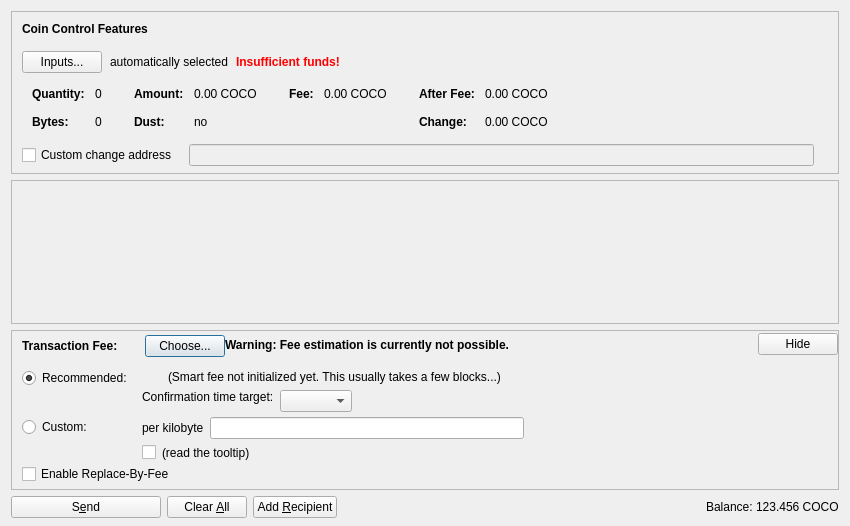
<?xml version="1.0" encoding="UTF-8"?>
<ui version="4.0">
 <class>SendCoinsDialog</class>
 <widget class="QDialog" name="SendCoinsDialog">
  <property name="geometry">
   <rect>
    <x>0</x>
    <y>0</y>
    <width>850</width>
    <height>526</height>
   </rect>
  </property>
  <property name="windowTitle">
   <string>Send Coins</string>
  </property>
  <layout class="QVBoxLayout" name="verticalLayout" stretch="0,1,0,0">
   <property name="bottomMargin">
    <number>8</number>
   </property>
   <item>
    <widget class="QFrame" name="frameCoinControl">
     <property name="sizePolicy">
      <sizepolicy hsizetype="Expanding" vsizetype="Expanding">
       <horstretch>0</horstretch>
       <verstretch>0</verstretch>
      </sizepolicy>
     </property>
     <property name="maximumSize">
      <size>
       <width>16777215</width>
       <height>16777215</height>
      </size>
     </property>
     <property name="frameShape">
      <enum>QFrame::StyledPanel</enum>
     </property>
     <property name="frameShadow">
      <enum>QFrame::Sunken</enum>
     </property>
     <layout class="QVBoxLayout" name="verticalLayoutCoinControl2">
      <property name="spacing">
       <number>0</number>
      </property>
      <property name="leftMargin">
       <number>0</number>
      </property>
      <property name="topMargin">
       <number>0</number>
      </property>
      <property name="rightMargin">
       <number>0</number>
      </property>
      <property name="bottomMargin">
       <number>6</number>
      </property>
      <item>
       <layout class="QVBoxLayout" name="verticalLayoutCoinControl" stretch="0,0,0,0,1">
        <property name="spacing">
         <number>0</number>
        </property>
        <property name="leftMargin">
         <number>10</number>
        </property>
        <property name="topMargin">
         <number>10</number>
        </property>
        <item>
         <layout class="QHBoxLayout" name="horizontalLayoutCoinControl1">
          <property name="bottomMargin">
           <number>15</number>
          </property>
          <item>
           <widget class="QLabel" name="labelCoinControlFeatures">
            <property name="sizePolicy">
             <sizepolicy hsizetype="Preferred" vsizetype="Maximum">
              <horstretch>0</horstretch>
              <verstretch>0</verstretch>
             </sizepolicy>
            </property>
            <property name="font">
             <font>
              <weight>75</weight>
              <bold>true</bold>
             </font>
            </property>
            <property name="styleSheet">
             <string notr="true">font-weight:bold;</string>
            </property>
            <property name="text">
             <string>Coin Control Features</string>
            </property>
           </widget>
          </item>
         </layout>
        </item>
        <item>
         <layout class="QHBoxLayout" name="horizontalLayoutCoinControl2" stretch="0,0,0,0">
          <property name="spacing">
           <number>8</number>
          </property>
          <property name="bottomMargin">
           <number>10</number>
          </property>
          <item>
           <widget class="QPushButton" name="pushButtonCoinControl">
            <property name="styleSheet">
             <string notr="true"/>
            </property>
            <property name="text">
             <string>Inputs...</string>
            </property>
            <property name="autoDefault">
             <bool>false</bool>
            </property>
           </widget>
          </item>
          <item>
           <widget class="QLabel" name="labelCoinControlAutomaticallySelected">
            <property name="text">
             <string>automatically selected</string>
            </property>
            <property name="margin">
             <number>5</number>
            </property>
           </widget>
          </item>
          <item>
           <widget class="QLabel" name="labelCoinControlInsuffFunds">
            <property name="font">
             <font>
              <weight>75</weight>
              <bold>true</bold>
             </font>
            </property>
            <property name="styleSheet">
             <string notr="true">color:red;font-weight:bold;</string>
            </property>
            <property name="text">
             <string>Insufficient funds!</string>
            </property>
            <property name="margin">
             <number>5</number>
            </property>
           </widget>
          </item>
          <item>
           <spacer name="horizontalSpacerCoinControl">
            <property name="orientation">
             <enum>Qt::Horizontal</enum>
            </property>
            <property name="sizeHint" stdset="0">
             <size>
              <width>40</width>
              <height>1</height>
             </size>
            </property>
           </spacer>
          </item>
         </layout>
        </item>
        <item>
         <widget class="QWidget" name="widgetCoinControl" native="true">
          <property name="sizePolicy">
           <sizepolicy hsizetype="Preferred" vsizetype="Preferred">
            <horstretch>0</horstretch>
            <verstretch>0</verstretch>
           </sizepolicy>
          </property>
          <property name="minimumSize">
           <size>
            <width>0</width>
            <height>0</height>
           </size>
          </property>
          <property name="styleSheet">
           <string notr="true"/>
          </property>
          <layout class="QHBoxLayout" name="horizontalLayoutCoinControl5">
           <property name="leftMargin">
            <number>0</number>
           </property>
           <property name="topMargin">
            <number>0</number>
           </property>
           <property name="rightMargin">
            <number>0</number>
           </property>
           <property name="bottomMargin">
            <number>0</number>
           </property>
           <item>
            <layout class="QHBoxLayout" name="horizontalLayoutCoinControl3" stretch="0,0,0,1">
             <property name="spacing">
              <number>20</number>
             </property>
             <property name="topMargin">
              <number>0</number>
             </property>
             <property name="bottomMargin">
              <number>10</number>
             </property>
             <item>
              <layout class="QFormLayout" name="formLayoutCoinControl1">
               <property name="horizontalSpacing">
                <number>10</number>
               </property>
               <property name="verticalSpacing">
                <number>14</number>
               </property>
               <property name="leftMargin">
                <number>10</number>
               </property>
               <property name="topMargin">
                <number>4</number>
               </property>
               <property name="rightMargin">
                <number>6</number>
               </property>
               <item row="0" column="0">
                <widget class="QLabel" name="labelCoinControlQuantityText">
                 <property name="font">
                  <font>
                   <weight>75</weight>
                   <bold>true</bold>
                  </font>
                 </property>
                 <property name="text">
                  <string>Quantity:</string>
                 </property>
                 <property name="margin">
                  <number>0</number>
                 </property>
                </widget>
               </item>
               <item row="0" column="1">
                <widget class="QLabel" name="labelCoinControlQuantity">
                 <property name="cursor">
                  <cursorShape>IBeamCursor</cursorShape>
                 </property>
                 <property name="contextMenuPolicy">
                  <enum>Qt::ActionsContextMenu</enum>
                 </property>
                 <property name="text">
                  <string notr="true">0</string>
                 </property>
                 <property name="margin">
                  <number>0</number>
                 </property>
                 <property name="textInteractionFlags">
                  <set>Qt::LinksAccessibleByMouse|Qt::TextSelectableByKeyboard|Qt::TextSelectableByMouse</set>
                 </property>
                </widget>
               </item>
               <item row="1" column="0">
                <widget class="QLabel" name="labelCoinControlBytesText">
                 <property name="font">
                  <font>
                   <weight>75</weight>
                   <bold>true</bold>
                  </font>
                 </property>
                 <property name="text">
                  <string>Bytes:</string>
                 </property>
                </widget>
               </item>
               <item row="1" column="1">
                <widget class="QLabel" name="labelCoinControlBytes">
                 <property name="cursor">
                  <cursorShape>IBeamCursor</cursorShape>
                 </property>
                 <property name="contextMenuPolicy">
                  <enum>Qt::ActionsContextMenu</enum>
                 </property>
                 <property name="text">
                  <string notr="true">0</string>
                 </property>
                 <property name="textInteractionFlags">
                  <set>Qt::LinksAccessibleByMouse|Qt::TextSelectableByKeyboard|Qt::TextSelectableByMouse</set>
                 </property>
                </widget>
               </item>
              </layout>
             </item>
             <item>
              <layout class="QFormLayout" name="formLayoutCoinControl2">
               <property name="horizontalSpacing">
                <number>10</number>
               </property>
               <property name="verticalSpacing">
                <number>14</number>
               </property>
               <property name="leftMargin">
                <number>6</number>
               </property>
               <property name="topMargin">
                <number>4</number>
               </property>
               <property name="rightMargin">
                <number>6</number>
               </property>
               <item row="0" column="0">
                <widget class="QLabel" name="labelCoinControlAmountText">
                 <property name="font">
                  <font>
                   <weight>75</weight>
                   <bold>true</bold>
                  </font>
                 </property>
                 <property name="text">
                  <string>Amount:</string>
                 </property>
                 <property name="margin">
                  <number>0</number>
                 </property>
                </widget>
               </item>
               <item row="0" column="1">
                <widget class="QLabel" name="labelCoinControlAmount">
                 <property name="cursor">
                  <cursorShape>IBeamCursor</cursorShape>
                 </property>
                 <property name="contextMenuPolicy">
                  <enum>Qt::ActionsContextMenu</enum>
                 </property>
                 <property name="text">
                  <string notr="true">0.00 COCO</string>
                 </property>
                 <property name="textInteractionFlags">
                  <set>Qt::LinksAccessibleByMouse|Qt::TextSelectableByKeyboard|Qt::TextSelectableByMouse</set>
                 </property>
                </widget>
               </item>
               <item row="1" column="0">
                <widget class="QLabel" name="labelCoinControlLowOutputText">
                 <property name="font">
                  <font>
                   <weight>75</weight>
                   <bold>true</bold>
                  </font>
                 </property>
                 <property name="text">
                  <string>Dust:</string>
                 </property>
                </widget>
               </item>
               <item row="1" column="1">
                <widget class="QLabel" name="labelCoinControlLowOutput">
                 <property name="cursor">
                  <cursorShape>IBeamCursor</cursorShape>
                 </property>
                 <property name="contextMenuPolicy">
                  <enum>Qt::ActionsContextMenu</enum>
                 </property>
                 <property name="text">
                  <string notr="true">no</string>
                 </property>
                 <property name="textInteractionFlags">
                  <set>Qt::LinksAccessibleByMouse|Qt::TextSelectableByKeyboard|Qt::TextSelectableByMouse</set>
                 </property>
                </widget>
               </item>
              </layout>
             </item>
             <item>
              <layout class="QFormLayout" name="formLayoutCoinControl3">
               <property name="horizontalSpacing">
                <number>10</number>
               </property>
               <property name="verticalSpacing">
                <number>14</number>
               </property>
               <property name="leftMargin">
                <number>6</number>
               </property>
               <property name="topMargin">
                <number>4</number>
               </property>
               <property name="rightMargin">
                <number>6</number>
               </property>
               <item row="0" column="0">
                <widget class="QLabel" name="labelCoinControlFeeText">
                 <property name="font">
                  <font>
                   <weight>75</weight>
                   <bold>true</bold>
                  </font>
                 </property>
                 <property name="text">
                  <string>Fee:</string>
                 </property>
                 <property name="margin">
                  <number>0</number>
                 </property>
                </widget>
               </item>
               <item row="0" column="1">
                <widget class="QLabel" name="labelCoinControlFee">
                 <property name="cursor">
                  <cursorShape>IBeamCursor</cursorShape>
                 </property>
                 <property name="contextMenuPolicy">
                  <enum>Qt::ActionsContextMenu</enum>
                 </property>
                 <property name="text">
                  <string notr="true">0.00 COCO</string>
                 </property>
                 <property name="textInteractionFlags">
                  <set>Qt::LinksAccessibleByMouse|Qt::TextSelectableByKeyboard|Qt::TextSelectableByMouse</set>
                 </property>
                </widget>
               </item>
              </layout>
             </item>
             <item>
              <layout class="QFormLayout" name="formLayoutCoinControl4">
               <property name="horizontalSpacing">
                <number>10</number>
               </property>
               <property name="verticalSpacing">
                <number>14</number>
               </property>
               <property name="leftMargin">
                <number>6</number>
               </property>
               <property name="topMargin">
                <number>4</number>
               </property>
               <property name="rightMargin">
                <number>6</number>
               </property>
               <item row="0" column="0">
                <widget class="QLabel" name="labelCoinControlAfterFeeText">
                 <property name="font">
                  <font>
                   <weight>75</weight>
                   <bold>true</bold>
                  </font>
                 </property>
                 <property name="text">
                  <string>After Fee:</string>
                 </property>
                 <property name="margin">
                  <number>0</number>
                 </property>
                </widget>
               </item>
               <item row="0" column="1">
                <widget class="QLabel" name="labelCoinControlAfterFee">
                 <property name="cursor">
                  <cursorShape>IBeamCursor</cursorShape>
                 </property>
                 <property name="contextMenuPolicy">
                  <enum>Qt::ActionsContextMenu</enum>
                 </property>
                 <property name="text">
                  <string notr="true">0.00 COCO</string>
                 </property>
                 <property name="textInteractionFlags">
                  <set>Qt::LinksAccessibleByMouse|Qt::TextSelectableByKeyboard|Qt::TextSelectableByMouse</set>
                 </property>
                </widget>
               </item>
               <item row="1" column="0">
                <widget class="QLabel" name="labelCoinControlChangeText">
                 <property name="font">
                  <font>
                   <weight>75</weight>
                   <bold>true</bold>
                  </font>
                 </property>
                 <property name="text">
                  <string>Change:</string>
                 </property>
                </widget>
               </item>
               <item row="1" column="1">
                <widget class="QLabel" name="labelCoinControlChange">
                 <property name="cursor">
                  <cursorShape>IBeamCursor</cursorShape>
                 </property>
                 <property name="contextMenuPolicy">
                  <enum>Qt::ActionsContextMenu</enum>
                 </property>
                 <property name="text">
                  <string notr="true">0.00 COCO</string>
                 </property>
                 <property name="textInteractionFlags">
                  <set>Qt::LinksAccessibleByMouse|Qt::TextSelectableByKeyboard|Qt::TextSelectableByMouse</set>
                 </property>
                </widget>
               </item>
              </layout>
             </item>
            </layout>
           </item>
          </layout>
         </widget>
        </item>
        <item>
         <layout class="QHBoxLayout" name="horizontalLayoutCoinControl4" stretch="0,0,0">
          <property name="spacing">
           <number>12</number>
          </property>
          <property name="sizeConstraint">
           <enum>QLayout::SetDefaultConstraint</enum>
          </property>
          <property name="topMargin">
           <number>5</number>
          </property>
          <property name="rightMargin">
           <number>5</number>
          </property>
          <item>
           <widget class="QCheckBox" name="checkBoxCoinControlChange">
            <property name="toolTip">
             <string>If this is activated, but the change address is empty or invalid, change will be sent to a newly generated address.</string>
            </property>
            <property name="text">
             <string>Custom change address</string>
            </property>
           </widget>
          </item>
          <item>
           <widget class="QValidatedLineEdit" name="lineEditCoinControlChange">
            <property name="enabled">
             <bool>false</bool>
            </property>
            <property name="sizePolicy">
             <sizepolicy hsizetype="Expanding" vsizetype="Fixed">
              <horstretch>0</horstretch>
              <verstretch>0</verstretch>
             </sizepolicy>
            </property>
           </widget>
          </item>
          <item>
           <widget class="QLabel" name="labelCoinControlChangeLabel">
            <property name="sizePolicy">
             <sizepolicy hsizetype="Preferred" vsizetype="Expanding">
              <horstretch>0</horstretch>
              <verstretch>0</verstretch>
             </sizepolicy>
            </property>
            <property name="minimumSize">
             <size>
              <width>0</width>
              <height>0</height>
             </size>
            </property>
            <property name="text">
             <string/>
            </property>
            <property name="margin">
             <number>3</number>
            </property>
           </widget>
          </item>
         </layout>
        </item>
        <item>
         <spacer name="verticalSpacerCoinControl">
          <property name="orientation">
           <enum>Qt::Vertical</enum>
          </property>
          <property name="sizeHint" stdset="0">
           <size>
            <width>800</width>
            <height>1</height>
           </size>
          </property>
         </spacer>
        </item>
       </layout>
      </item>
     </layout>
    </widget>
   </item>
   <item>
    <widget class="QScrollArea" name="scrollArea">
     <property name="widgetResizable">
      <bool>true</bool>
     </property>
     <widget class="QWidget" name="scrollAreaWidgetContents">
      <property name="geometry">
       <rect>
        <x>0</x>
        <y>0</y>
        <width>830</width>
        <height>104</height>
       </rect>
      </property>
      <layout class="QVBoxLayout" name="verticalLayout_2" stretch="0,1">
       <property name="leftMargin">
        <number>0</number>
       </property>
       <property name="topMargin">
        <number>0</number>
       </property>
       <property name="rightMargin">
        <number>0</number>
       </property>
       <property name="bottomMargin">
        <number>0</number>
       </property>
       <item>
        <layout class="QVBoxLayout" name="entries">
         <property name="spacing">
          <number>6</number>
         </property>
        </layout>
       </item>
       <item>
        <spacer name="verticalSpacer">
         <property name="orientation">
          <enum>Qt::Vertical</enum>
         </property>
         <property name="sizeHint" stdset="0">
          <size>
           <width>20</width>
           <height>40</height>
          </size>
         </property>
        </spacer>
       </item>
      </layout>
     </widget>
    </widget>
   </item>
   <item>
    <widget class="QFrame" name="frameFee">
     <property name="sizePolicy">
      <sizepolicy hsizetype="Expanding" vsizetype="Expanding">
       <horstretch>0</horstretch>
       <verstretch>0</verstretch>
      </sizepolicy>
     </property>
     <property name="maximumSize">
      <size>
       <width>16777215</width>
       <height>16777215</height>
      </size>
     </property>
     <property name="frameShape">
      <enum>QFrame::StyledPanel</enum>
     </property>
     <property name="frameShadow">
      <enum>QFrame::Sunken</enum>
     </property>
     <layout class="QVBoxLayout" name="verticalLayoutFee1">
      <property name="spacing">
       <number>0</number>
      </property>
      <property name="leftMargin">
       <number>0</number>
      </property>
      <property name="topMargin">
       <number>0</number>
      </property>
      <property name="rightMargin">
       <number>0</number>
      </property>
      <property name="bottomMargin">
       <number>0</number>
      </property>
      <item>
       <layout class="QVBoxLayout" name="verticalLayoutFee2" stretch="0,0,0">
        <property name="spacing">
         <number>0</number>
        </property>
        <property name="leftMargin">
         <number>10</number>
        </property>
        <property name="topMargin">
         <number>0</number>
        </property>
        <item>
         <layout class="QHBoxLayout" name="horizontalLayoutFee1">
          <property name="bottomMargin">
           <number>0</number>
          </property>
          <item>
           <layout class="QVBoxLayout" name="verticalLayoutFee7">
            <property name="spacing">
             <number>0</number>
            </property>
            <item>
             <spacer name="verticalSpacerSmartFee">
              <property name="orientation">
               <enum>Qt::Vertical</enum>
              </property>
              <property name="sizeType">
               <enum>QSizePolicy::Fixed</enum>
              </property>
              <property name="sizeHint" stdset="0">
               <size>
                <width>1</width>
                <height>4</height>
               </size>
              </property>
             </spacer>
            </item>
            <item>
             <layout class="QHBoxLayout" name="horizontalLayoutSmartFee">
              <property name="spacing">
               <number>10</number>
              </property>
              <item>
               <widget class="QLabel" name="labelFeeHeadline">
                <property name="sizePolicy">
                 <sizepolicy hsizetype="Preferred" vsizetype="Maximum">
                  <horstretch>0</horstretch>
                  <verstretch>0</verstretch>
                 </sizepolicy>
                </property>
                <property name="font">
                 <font>
                  <weight>75</weight>
                  <bold>true</bold>
                 </font>
                </property>
                <property name="styleSheet">
                 <string notr="true">font-weight:bold;</string>
                </property>
                <property name="text">
                 <string>Transaction Fee:</string>
                </property>
               </widget>
              </item>
              <item>
               <widget class="QLabel" name="labelFeeMinimized">
                <property name="text">
                 <string/>
                </property>
               </widget>
              </item>
              <item>
               <widget class="QPushButton" name="buttonChooseFee">
                <property name="text">
                 <string>Choose...</string>
                </property>
               </widget>
              </item>
             </layout>
            </item>
            <item>
             <spacer name="verticalSpacer_5">
              <property name="orientation">
               <enum>Qt::Vertical</enum>
              </property>
              <property name="sizeHint" stdset="0">
               <size>
                <width>1</width>
                <height>1</height>
               </size>
              </property>
             </spacer>
            </item>
           </layout>
          </item>
          <item>
           <widget class="QLabel" name="fallbackFeeWarningLabel">
            <property name="toolTip">
             <string>Using the fallbackfee can result in sending a transaction that will take several hours or days (or never) to confirm. Consider choosing your fee manually or wait until you have validated the complete chain.</string>
            </property>
            <property name="font">
            <font>
                <weight>75</weight>
                <bold>true</bold>
            </font>
            </property>
            <property name="text">
             <string>Warning: Fee estimation is currently not possible.</string>
            </property>
            <property name="wordWrap">
             <bool>false</bool>
            </property>
           </widget>
          </item>
          <item>
           <spacer name="horizontalSpacer_4">
            <property name="orientation">
             <enum>Qt::Horizontal</enum>
            </property>
            <property name="sizeType">
             <enum>QSizePolicy::MinimumExpanding</enum>
            </property>
            <property name="sizeHint" stdset="0">
             <size>
              <width>40</width>
              <height>20</height>
             </size>
            </property>
           </spacer>
          </item>
          <item>
           <widget class="QPushButton" name="buttonMinimizeFee">
            <property name="toolTip">
             <string>collapse fee-settings</string>
            </property>
            <property name="text">
             <string>Hide</string>
            </property>
           </widget>
          </item>
         </layout>
        </item>
        <item>
         <widget class="QFrame" name="frameFeeSelection">
          <layout class="QVBoxLayout" name="verticalLayoutFee12">
           <property name="spacing">
            <number>0</number>
           </property>
           <property name="leftMargin">
            <number>0</number>
           </property>
           <property name="topMargin">
            <number>0</number>
           </property>
           <property name="rightMargin">
            <number>0</number>
           </property>
           <property name="bottomMargin">
            <number>0</number>
           </property>
           <item>
            <layout class="QGridLayout" name="gridLayoutFee">
             <property name="topMargin">
              <number>10</number>
             </property>
             <property name="bottomMargin">
              <number>4</number>
             </property>
             <property name="horizontalSpacing">
              <number>10</number>
             </property>
             <property name="verticalSpacing">
              <number>4</number>
             </property>
             <item row="1" column="1">
              <layout class="QVBoxLayout" name="verticalLayoutFee8">
               <property name="spacing">
                <number>6</number>
               </property>
               <item>
                <layout class="QHBoxLayout" name="horizontalLayoutFee13">
                 <item>
                  <widget class="QLabel" name="labelCustomPerKilobyte">
                   <property name="toolTip">
                    <string>Specify a custom fee per kB (1,000 bytes) of the transaction's virtual size.

Note:  Since the fee is calculated on a per-byte basis, a fee of "100 satoshis per kB" for a transaction size of 500 bytes (half of 1 kB) would ultimately yield a fee of only 50 satoshis.</string>
                   </property>
                   <property name="text">
                    <string>per kilobyte</string>
                   </property>
                  </widget>
                 </item>
                 <item>
                  <widget class="CompchainAmountField" name="customFee"/>
                 </item>
                 <item>
                  <spacer name="horizontalSpacer_6">
                   <property name="orientation">
                    <enum>Qt::Horizontal</enum>
                   </property>
                   <property name="sizeHint" stdset="0">
                    <size>
                     <width>1</width>
                     <height>1</height>
                    </size>
                   </property>
                  </spacer>
                 </item>
                </layout>
               </item>
               <item>
                <layout class="QHBoxLayout" name="horizontalLayoutFee8">
                 <item>
                  <widget class="QCheckBox" name="checkBoxMinimumFee">
                   <property name="toolTip">
                    <string>Paying only the minimum fee is just fine as long as there is less transaction volume than space in the blocks. But be aware that this can end up in a never confirming transaction once there is more demand for compchain transactions than the network can process.</string>
                   </property>
                   <property name="text">
                    <string/>
                   </property>
                  </widget>
                 </item>
                 <item>
                  <widget class="QLabel" name="labelMinFeeWarning">
                   <property name="enabled">
                    <bool>true</bool>
                   </property>
                   <property name="toolTip">
                    <string>Paying only the minimum fee is just fine as long as there is less transaction volume than space in the blocks. But be aware that this can end up in a never confirming transaction once there is more demand for compchain transactions than the network can process.</string>
                   </property>
                   <property name="text">
                    <string>(read the tooltip)</string>
                   </property>
                   <property name="margin">
                    <number>5</number>
                   </property>
                  </widget>
                 </item>
                 <item>
                  <spacer name="horizontalSpacer_2">
                   <property name="orientation">
                    <enum>Qt::Horizontal</enum>
                   </property>
                   <property name="sizeHint" stdset="0">
                    <size>
                     <width>1</width>
                     <height>1</height>
                    </size>
                   </property>
                  </spacer>
                 </item>
                </layout>
               </item>
              </layout>
             </item>
             <item row="0" column="0">
              <layout class="QVBoxLayout" name="verticalLayoutFee4" stretch="0,1">
               <item>
                <widget class="QRadioButton" name="radioSmartFee">
                 <property name="text">
                  <string>Recommended:</string>
                 </property>
                 <property name="checked">
                  <bool>true</bool>
                 </property>
                 <attribute name="buttonGroup">
                  <string notr="true">groupFee</string>
                 </attribute>
                </widget>
               </item>
               <item>
                <spacer name="verticalSpacer_2">
                 <property name="orientation">
                  <enum>Qt::Vertical</enum>
                 </property>
                 <property name="sizeHint" stdset="0">
                  <size>
                   <width>1</width>
                   <height>1</height>
                  </size>
                 </property>
                </spacer>
               </item>
              </layout>
             </item>
             <item row="1" column="0">
              <layout class="QVBoxLayout" name="verticalLayoutFee9" stretch="0,1">
               <item>
                <widget class="QRadioButton" name="radioCustomFee">
                 <property name="text">
                  <string>Custom:</string>
                 </property>
                 <attribute name="buttonGroup">
                  <string notr="true">groupFee</string>
                 </attribute>
                </widget>
               </item>
               <item>
                <spacer name="verticalSpacer_6">
                 <property name="orientation">
                  <enum>Qt::Vertical</enum>
                 </property>
                 <property name="sizeHint" stdset="0">
                  <size>
                   <width>1</width>
                   <height>1</height>
                  </size>
                 </property>
                </spacer>
               </item>
              </layout>
             </item>
             <item row="0" column="1">
              <layout class="QVBoxLayout" name="verticalLayoutFee3" stretch="0,0,1">
               <property name="spacing">
                <number>6</number>
               </property>
               <property name="topMargin">
                <number>2</number>
               </property>
               <item>
                <layout class="QHBoxLayout" name="horizontalLayoutFee12">
                 <item>
                  <widget class="QLabel" name="labelSmartFee">
                   <property name="text">
                    <string/>
                   </property>
                   <property name="margin">
                    <number>2</number>
                   </property>
                  </widget>
                 </item>
                 <item>
                  <widget class="QLabel" name="labelFeeEstimation">
                   <property name="text">
                    <string/>
                   </property>
                  </widget>
                 </item>
                 <item>
                  <widget class="QLabel" name="labelSmartFee2">
                   <property name="text">
                    <string>(Smart fee not initialized yet. This usually takes a few blocks...)</string>
                   </property>
                   <property name="margin">
                    <number>2</number>
                   </property>
                  </widget>
                 </item>
                 <item>
                  <spacer name="horizontalSpacer_5">
                   <property name="orientation">
                    <enum>Qt::Horizontal</enum>
                   </property>
                   <property name="sizeHint" stdset="0">
                    <size>
                     <width>1</width>
                     <height>1</height>
                    </size>
                   </property>
                  </spacer>
                 </item>
                </layout>
               </item>
               <item>
                <layout class="QHBoxLayout" name="horizontalLayoutFee9">
                 <item>
                  <layout class="QVBoxLayout" name="verticalLayoutFee6">
                   <item>
                    <widget class="QLabel" name="labelSmartFee3">
                     <property name="text">
                      <string>Confirmation time target:</string>
                     </property>
                     <property name="margin">
                      <number>2</number>
                     </property>
                    </widget>
                   </item>
                   <item>
                    <spacer name="verticalSpacer_3">
                     <property name="orientation">
                      <enum>Qt::Vertical</enum>
                     </property>
                     <property name="sizeHint" stdset="0">
                      <size>
                       <width>1</width>
                       <height>1</height>
                      </size>
                     </property>
                    </spacer>
                   </item>
                  </layout>
                 </item>
                 <item>
                  <layout class="QVBoxLayout" name="verticalLayoutFee5">
                   <property name="rightMargin">
                    <number>30</number>
                   </property>
                   <item>
                    <layout class="QHBoxLayout" name="horizontalLayoutConfTarget">
                     <property name="bottomMargin">
                      <number>0</number>
                     </property>
                     <item>
                      <widget class="QComboBox" name="confTargetSelector"/>
                     </item>
                     <item>
                      <spacer name="horizontalSpacerConfTarget">
                       <property name="orientation">
                        <enum>Qt::Horizontal</enum>
                       </property>
                       <property name="sizeHint" stdset="0">
                        <size>
                         <width>40</width>
                         <height>20</height>
                        </size>
                       </property>
                      </spacer>
                     </item>
                    </layout>
                   </item>
                  </layout>
                 </item>
                </layout>
               </item>
               <item>
                <spacer name="verticalSpacer_4">
                 <property name="orientation">
                  <enum>Qt::Vertical</enum>
                 </property>
                 <property name="sizeHint" stdset="0">
                  <size>
                   <width>1</width>
                   <height>1</height>
                  </size>
                 </property>
                </spacer>
               </item>
              </layout>
             </item>
            </layout>
           </item>
           <item>
            <widget class="QCheckBox" name="optInRBF">
             <property name="text">
              <string>Enable Replace-By-Fee</string>
             </property>
             <property name="toolTip">
              <string>With Replace-By-Fee (BIP-125) you can increase a transaction's fee after it is sent. Without this, a higher fee may be recommended to compensate for increased transaction delay risk.</string>
             </property>
            </widget>
           </item>
          </layout>
         </widget>
        </item>
        <item>
         <spacer name="verticalSpacerFee">
          <property name="orientation">
           <enum>Qt::Vertical</enum>
          </property>
          <property name="sizeHint" stdset="0">
           <size>
            <width>40</width>
            <height>5</height>
           </size>
          </property>
         </spacer>
        </item>
       </layout>
      </item>
     </layout>
    </widget>
   </item>
   <item>
    <layout class="QHBoxLayout" name="horizontalLayout">
     <item>
      <widget class="QPushButton" name="sendButton">
       <property name="minimumSize">
        <size>
         <width>150</width>
         <height>0</height>
        </size>
       </property>
       <property name="toolTip">
        <string>Confirm the send action</string>
       </property>
       <property name="text">
        <string>S&amp;end</string>
       </property>
       <property name="icon">
        <iconset resource="../compchain.qrc">
         <normaloff>:/icons/send</normaloff>:/icons/send</iconset>
       </property>
       <property name="autoDefault">
        <bool>false</bool>
       </property>
       <property name="default">
        <bool>false</bool>
       </property>
      </widget>
     </item>
     <item>
      <widget class="QPushButton" name="clearButton">
       <property name="sizePolicy">
        <sizepolicy hsizetype="Minimum" vsizetype="Fixed">
         <horstretch>0</horstretch>
         <verstretch>0</verstretch>
        </sizepolicy>
       </property>
       <property name="toolTip">
        <string>Clear all fields of the form.</string>
       </property>
       <property name="text">
        <string>Clear &amp;All</string>
       </property>
       <property name="icon">
        <iconset resource="../compchain.qrc">
         <normaloff>:/icons/remove</normaloff>:/icons/remove</iconset>
       </property>
       <property name="autoDefault">
        <bool>false</bool>
       </property>
      </widget>
     </item>
     <item>
      <widget class="QPushButton" name="addButton">
       <property name="toolTip">
        <string>Send to multiple recipients at once</string>
       </property>
       <property name="text">
        <string>Add &amp;Recipient</string>
       </property>
       <property name="icon">
        <iconset resource="../compchain.qrc">
         <normaloff>:/icons/add</normaloff>:/icons/add</iconset>
       </property>
       <property name="autoDefault">
        <bool>false</bool>
       </property>
      </widget>
     </item>
     <item>
      <spacer name="horizontalSpacer">
       <property name="orientation">
        <enum>Qt::Horizontal</enum>
       </property>
       <property name="sizeHint" stdset="0">
        <size>
         <width>40</width>
         <height>20</height>
        </size>
       </property>
      </spacer>
     </item>
     <item>
      <layout class="QHBoxLayout" name="horizontalLayout_2">
       <property name="spacing">
        <number>3</number>
       </property>
       <item>
        <widget class="QLabel" name="label">
         <property name="sizePolicy">
          <sizepolicy hsizetype="Preferred" vsizetype="Fixed">
           <horstretch>0</horstretch>
           <verstretch>0</verstretch>
          </sizepolicy>
         </property>
         <property name="text">
          <string>Balance:</string>
         </property>
        </widget>
       </item>
       <item>
        <widget class="QLabel" name="labelBalance">
         <property name="sizePolicy">
          <sizepolicy hsizetype="Preferred" vsizetype="Fixed">
           <horstretch>0</horstretch>
           <verstretch>0</verstretch>
          </sizepolicy>
         </property>
         <property name="cursor">
          <cursorShape>IBeamCursor</cursorShape>
         </property>
         <property name="text">
          <string notr="true">123.456 COCO</string>
         </property>
         <property name="textInteractionFlags">
          <set>Qt::LinksAccessibleByMouse|Qt::TextSelectableByKeyboard|Qt::TextSelectableByMouse</set>
         </property>
        </widget>
       </item>
      </layout>
     </item>
    </layout>
   </item>
  </layout>
 </widget>
 <customwidgets>
  <customwidget>
   <class>QValidatedLineEdit</class>
   <extends>QLineEdit</extends>
   <header>qt/qvalidatedlineedit.h</header>
  </customwidget>
  <customwidget>
   <class>CompchainAmountField</class>
   <extends>QLineEdit</extends>
   <header>qt/compchainamountfield.h</header>
   <container>1</container>
  </customwidget>
 </customwidgets>
 <resources>
  <include location="../compchain.qrc"/>
 </resources>
 <connections/>
 <buttongroups>
  <buttongroup name="groupFee"/>
 </buttongroups>
</ui>
